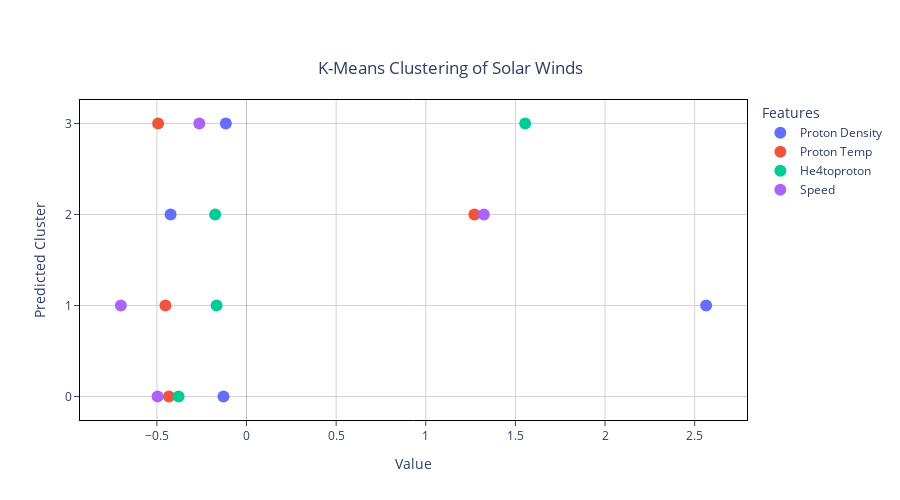

The notebook cell saved with this chart:
### Code cell
Pcenters = pd.melt(P, id_vars = ['prediction'], var_name = 'var', value_name = 'val')
Pcenters['prediction'] = Pcenters['prediction'].astype(str)
fig = px.scatter(Pcenters, x='val', y='prediction', color='var', 
            labels=dict(val='Value', var='Features', prediction='Predicted Cluster'),
                title='K-Means Clustering of Solar Winds')
fig.update_layout(plot_bgcolor='white', autosize=False, width=900, height=500, title={'x':0.5, 'xanchor':'center', 'y':0.875})
fig.update_xaxes(
    mirror=True,
    ticks='outside',
    showline=True,
    linecolor='black',
    zerolinecolor='black', zerolinewidth=0.25,
    gridcolor='lightgrey'
)
fig.update_yaxes(
    mirror=True,
    ticks='outside',
    showline=True,
    linecolor='black',
    zerolinecolor='black',
    gridcolor='lightgrey'
)
fig.update_traces(marker=dict(size=12))

### Figure 1 — Plotly figure (JSON) as saved in the notebook; plotly's stock layout.template omitted (floating-point values rounded to 4 significant figures)
{"data": [{"hovertemplate": "Features=Proton Density<br>Value=%{x}<br>Predicted Cluster=%{y}<extra></extra>", "legendgroup": "Proton Density", "marker": {"color": "#636efa", "size": 12, "symbol": "circle"}, "mode": "markers", "name": "Proton Density", "orientation": "h", "showlegend": true, "type": "scatter", "x": [-0.1286, 2.564, -0.4234, -0.1154], "xaxis": "x", "y": ["0", "1", "2", "3"], "yaxis": "y"}, {"hovertemplate": "Features=Proton Temp<br>Value=%{x}<br>Predicted Cluster=%{y}<extra></extra>", "legendgroup": "Proton Temp", "marker": {"color": "#EF553B", "size": 12, "symbol": "circle"}, "mode": "markers", "name": "Proton Temp", "orientation": "h", "showlegend": true, "type": "scatter", "x": [-0.4329, -0.4522, 1.271, -0.4933], "xaxis": "x", "y": ["0", "1", "2", "3"], "yaxis": "y"}, {"hovertemplate": "Features=He4toproton<br>Value=%{x}<br>Predicted Cluster=%{y}<extra></extra>", "legendgroup": "He4toproton", "marker": {"color": "#00cc96", "size": 12, "symbol": "circle"}, "mode": "markers", "name": "He4toproton", "orientation": "h", "showlegend": true, "type": "scatter", "x": [-0.379, -0.1668, -0.1749, 1.555], "xaxis": "x", "y": ["0", "1", "2", "3"], "yaxis": "y"}, {"hovertemplate": "Features=Speed<br>Value=%{x}<br>Predicted Cluster=%{y}<extra></extra>", "legendgroup": "Speed", "marker": {"color": "#ab63fa", "size": 12, "symbol": "circle"}, "mode": "markers", "name": "Speed", "orientation": "h", "showlegend": true, "type": "scatter", "x": [-0.496, -0.701, 1.324, -0.2635], "xaxis": "x", "y": ["0", "1", "2", "3"], "yaxis": "y"}], "layout": {"autosize": false, "height": 500, "legend": {"title": {"text": "Features"}, "tracegroupgap": 0}, "plot_bgcolor": "white", "title": {"text": "K-Means Clustering of Solar Winds", "x": 0.5, "xanchor": "center", "y": 0.875}, "width": 900, "xaxis": {"anchor": "y", "domain": [0, 1], "gridcolor": "lightgrey", "linecolor": "black", "mirror": true, "showline": true, "ticks": "outside", "title": {"text": "Value"}, "zerolinecolor": "black", "zerolinewidth": 0.25}, "yaxis": {"anchor": "x", "domain": [0, 1], "gridcolor": "lightgrey", "linecolor": "black", "mirror": true, "showline": true, "ticks": "outside", "title": {"text": "Predicted Cluster"}, "zerolinecolor": "black"}}}
